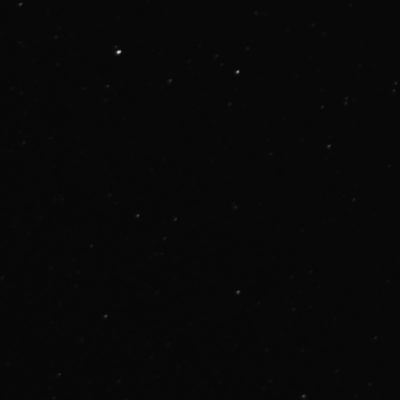
#> input picture test-twirl/processed_patch.tiff, 400 x 400 px, found by its file name
$ python visualization.py
#> lines starting #> are read from the running program, lines starting #| are printed output that depends on the picture
#> in main, image_data is the input picture: shape (400, 400); min 5, max 230, mean 7.9
import matplotlib.pyplot as plt
import matplotlib.style as mplstyle
import numpy as np
from astropy.wcs import WCS
from imageio import imread
from mpl_toolkits.mplot3d import Axes3D

mplstyle.use("fast")


def create_spherical_projection(image_data: np.ndarray, wcs: WCS):
    """
    Project an image onto a 3D sphere using its WCS information.

    Parameters:
    -----------
    image_data : numpy.ndarray
        The 2D image array
    wcs : astropy.wcs.WCS
        WCS object containing the coordinate transformation

    Returns:
    --------
    tuple of (x, y, z, values) for 3D plotting
    """
    # Create coordinate grid
    y, x = np.indices(image_data.shape)

    # Convert to world coordinates (RA/Dec)
    ra, dec = wcs.all_pix2world(x, y, 0)
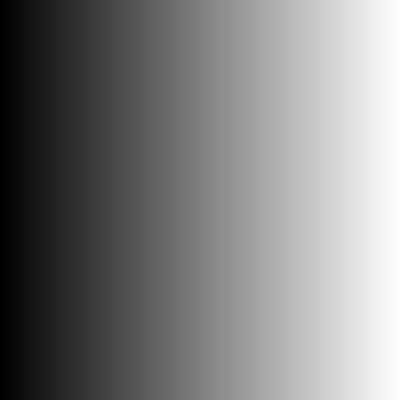
#> x: shape (400, 400) int64; min 0, max 399, mean 199.5; drawn with min black and max white

    # Convert to 3D Cartesian coordinates
    dec_rad = np.deg2rad(dec)
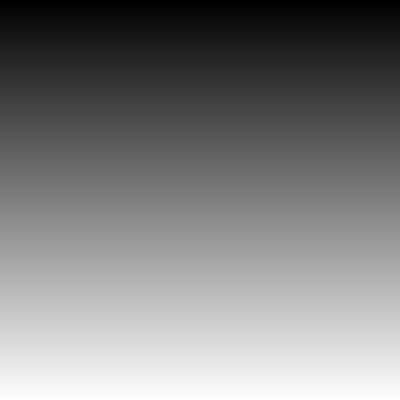
#> dec: shape (400, 400) float64; min 1, max 400, mean 200.5; drawn with min black and max white
    ra_rad = np.deg2rad(ra)

    # Create 3D coordinates on unit sphere
    x = np.cos(ra_rad) * np.cos(dec_rad)
    y = np.sin(ra_rad) * np.cos(dec_rad)
    z = np.sin(dec_rad)

    return x, y, z, image_data


def plot_spherical_projection(x, y, z, values):
    """
    Create a 3D visualization of the projected data.

    Parameters:
    -----------
    x, y, z : numpy.ndarray
        3D coordinates of points
    values : numpy.ndarray
        Image values at each point
    """
    fig = plt.figure(figsize=(10, 10))
    ax = fig.add_subplot(111, projection="3d")

    # Plot the surface with a colormap
    surf = ax.scatter(
        x.flatten(),
        y.flatten(),
        z.flatten(),
        c=values.flatten(),
        cmap="viridis",
        alpha=0.6,
    )

    # Add labels and title
    ax.set_xlabel("X")
    ax.set_ylabel("Y")
    ax.set_zlabel("Z")
    ax.set_title("Image Projected onto Celestial Sphere")

    # Add a colorbar
    plt.colorbar(surf, ax=ax, label="Intensity")

    # Set equal aspect ratio
    ax.set_box_aspect([1, 1, 1])

    plt.show()


def main():
    image_path = "/tmp/astrometry/processed_patch.tiff"
    wcs = WCS("/tmp/astrometry/processed_patch.wcs")
    image_data = imread(image_path)
    x, y, z, values = create_spherical_projection(image_data, wcs)
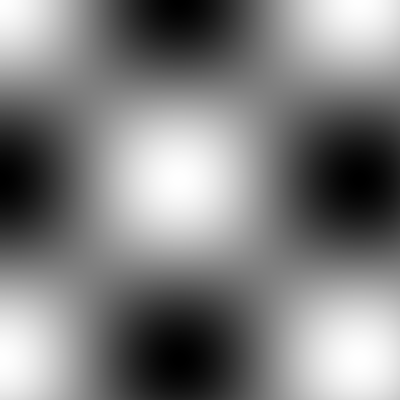
#> x: shape (400, 400) float64; min -1, max 1, mean 0.00842; drawn with min black and max white
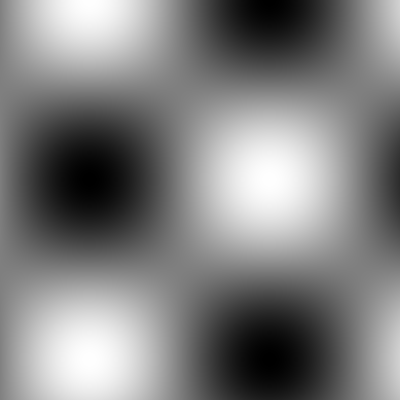
#> y: shape (400, 400) float64; min -1, max 1, mean 0.00315; drawn with min black and max white
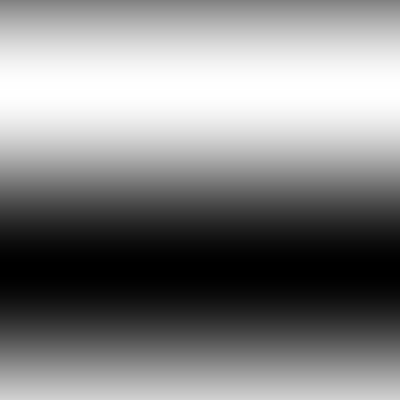
#> z: shape (400, 400) float64; min -1, max 1, mean 0.0343; drawn with min black and max white
    plot_spherical_projection(x, y, z, values)
#> in plot_spherical_projection, `plt.show()`:
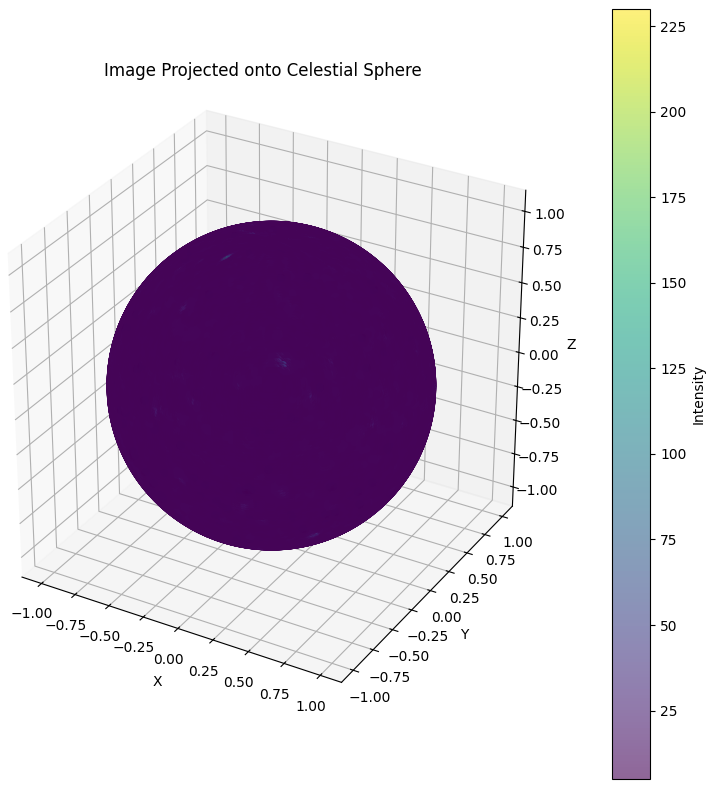
#> figure drawn by matplotlib, 2 panels


if __name__ == "__main__":
    main()
